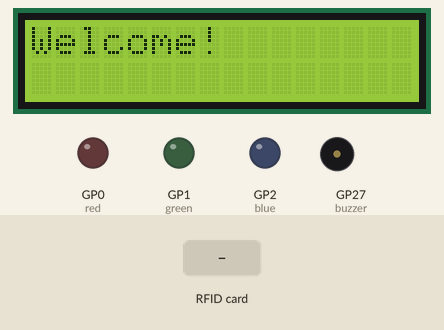
The program below on a simulated Raspberry Pi Pico running MicroPython. On the bench: 16×2 character LCD, output pins drawn as LEDs (lit = HIGH), buzzer (waves = sounding). The inputs (shaded band) are chosen by the test bench. The interpreter's speed is modelled, so counts of loop turns are approximate; library files of the repository ran but are not shown: mfrc522.py; pins used as bus, display or sensor lines are not drawn; what the program prints to the serial console is not drawn.

Above: at 1.2 s.
1.3 s: RFID card 5E 7A 19 C4 held to the reader
At 2.1 s:
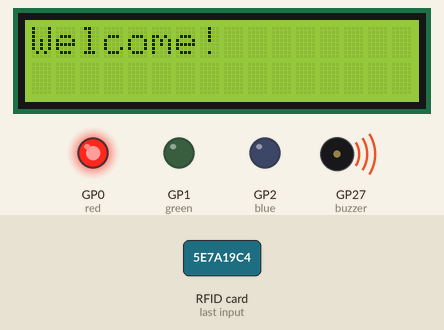
At 3.9 s:
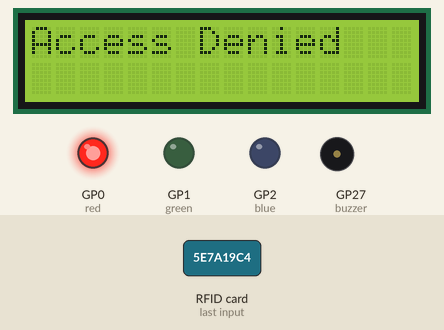
4.2 s: RFID card 5E 7A 19 C4 held to the reader
At 5.0 s:
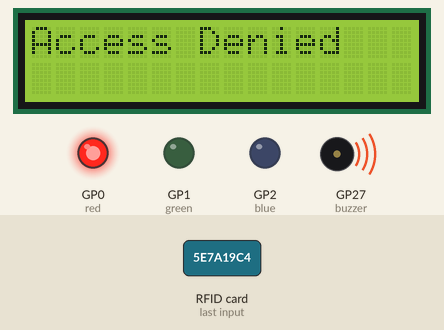
Timing chart, 0 to 7.2 s (numbered marks = the images above; inputs shaded):
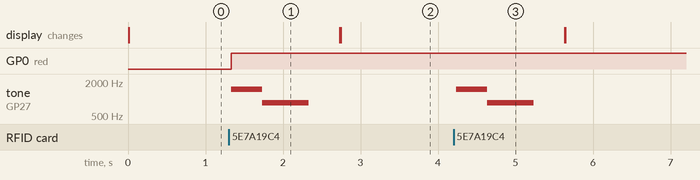

The program:

LCD_RFID.py
```python
from machine import Pin
from mfrc522 import MFRC522
import utime

reader = MFRC522(spi_id=0, sck=6, miso=4, mosi=7, cs=5, rst=22)

buzzer = machine.PWM(Pin(27))
correct_sound = [2637, 2637, 2637, 2637, 0, 0]
wrong_sound = [1500, 1500, 850, 850, 850, 0, 0]

red = Pin(0, Pin.OUT)
green = Pin(1, Pin.OUT)
blue = Pin(2, Pin.OUT)

rs = Pin(16, Pin.OUT)
e = Pin(17, Pin.OUT)
d4 = Pin(18, Pin.OUT)
d5 = Pin(19, Pin.OUT)
d6 = Pin(20, Pin.OUT)
d7 = Pin(21, Pin.OUT)

print("Place RFID tag on the reader:")
print("")

def sound(frequencies):
    for i in frequencies:
        if i == 0:
            buzzer.duty_u16(0)
        else:
            buzzer.freq(i)
            buzzer.duty_u16(19660)
        utime.sleep(0.20)

def pulseE():
    e.value(1)
    utime.sleep_us(40)
    e.value(0)
    utime.sleep_us(40)

def send2LCD4(BinNum):
    d4.value((BinNum & 0b00000001) >>0)
    d5.value((BinNum & 0b00000010) >>1)
    d6.value((BinNum & 0b00000100) >>2)
    d7.value((BinNum & 0b00001000) >>3)
    pulseE()

def send2LCD8(BinNum):
    d4.value((BinNum & 0b00010000) >>4)
    d5.value((BinNum & 0b00100000) >>5)
    d6.value((BinNum & 0b01000000) >>6)
    d7.value((BinNum & 0b10000000) >>7)
    pulseE()
    d4.value((BinNum & 0b00000001) >>0)
    d5.value((BinNum & 0b00000010) >>1)
    d6.value((BinNum & 0b00000100) >>2)
    d7.value((BinNum & 0b00001000) >>3)
    pulseE()

def setUpLCD():
    rs.value(0)
    send2LCD4(0b0011)                   #8 bit
    send2LCD4(0b0011)					#8 bit
    send2LCD4(0b0011)					#8 bit
    send2LCD4(0b0010)					#4 bit
    send2LCD8(0b00101000)				#4 bit,2 lines?,5*8 bots
    send2LCD8(0b00001100)				#lcd on, blink off, cursor off.
    send2LCD8(0b00000110)				#increment cursor, no display shift
    send2LCD8(0b00000001)				#clear screen
    utime.sleep_ms(2)					#clear screen needs a long delay

setUpLCD()
rs.value(1)
for x in "Welcome!":
    send2LCD8(ord(x))


while True:
    reader.init()
    (stat, tag_type) = reader.request(reader.REQIDL)
    if stat == reader.OK:
        (stat, uid) = reader.SelectTagSN()
        card = int.from_bytes(bytes(uid),"little",False)

        if card == 2726286576:
            print("Card ID: " + str(card) + " ACCESS GRANTED")
            red.value(0)
            green.value(1)
            blue.value(0)
            sound(correct_sound)

            setUpLCD()
            rs.value(1)
            for x in "Access Granted":
                send2LCD8(ord(x))

        else:
            print("Card ID: " + str(card) + " ACCESS DENIED")
            red.value(1)
            green.value(0)
            blue.value(0)
            sound(wrong_sound)

            setUpLCD()
            rs.value(1)
            for x in "Access Denied":
                send2LCD8(ord(x))
```

Measured:
- after the input at 1.3 s, GP0 (red): LOW → HIGH at once; tone on GP27 (buzzer): silent → 1500 Hz at once, → 850 Hz 0.40 s later, → silent 0.60 s later
- after the input at 4.2 s, tone on GP27 (buzzer): silent → 1500 Hz at once, → 850 Hz 0.40 s later, → silent 0.60 s later
